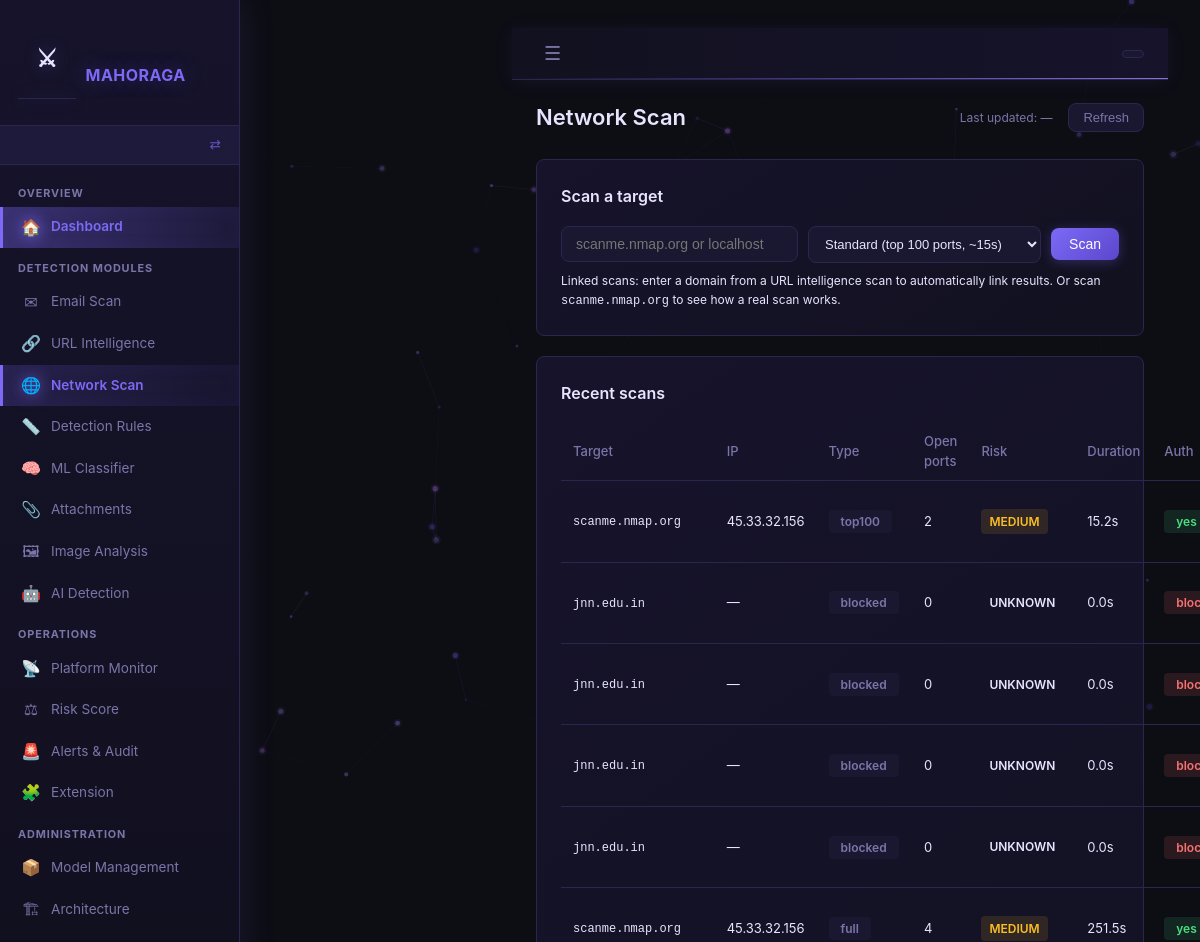
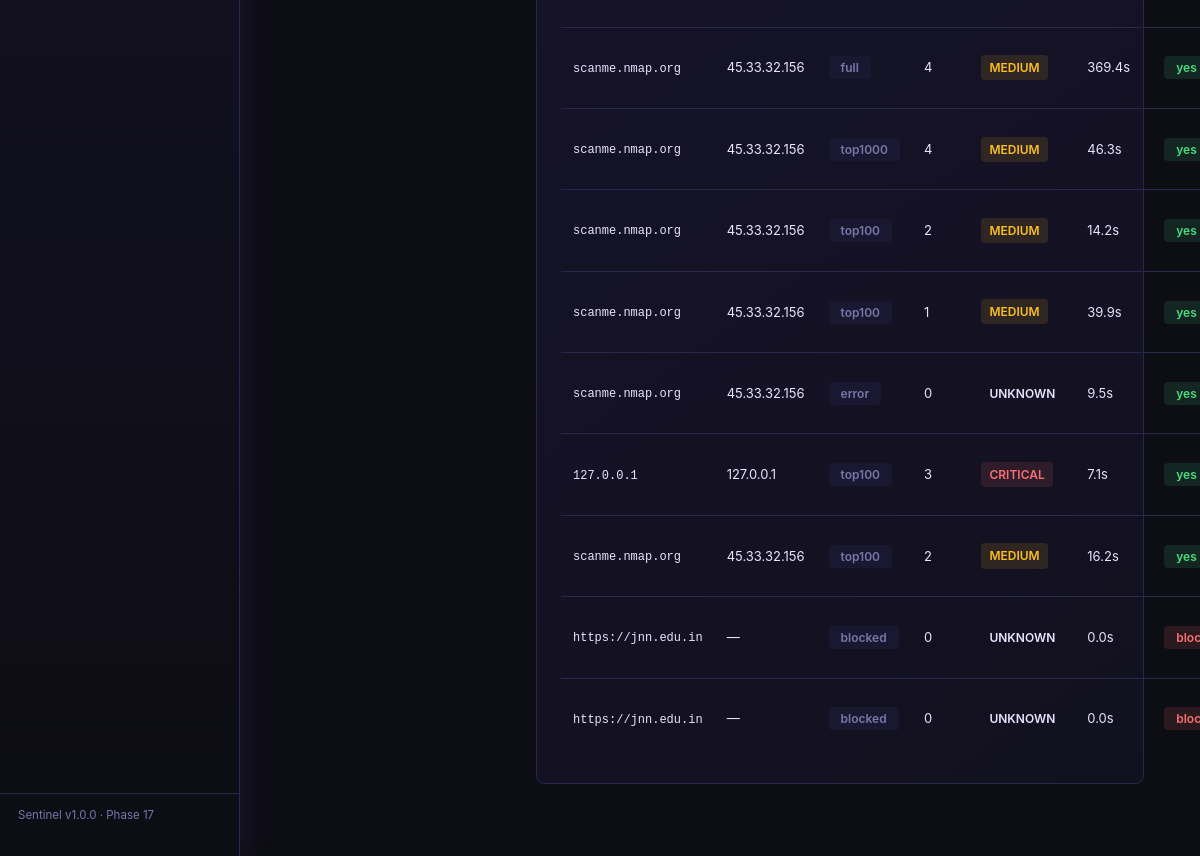
Screenshot of /network/scan with the database file from the repository (2 pictures, top to bottom).
### backend/app/models.py (models this page shows)
class NetworkScan(db.Model):
    __tablename__ = "network_scans"
    id               = db.Column(db.Integer, primary_key=True)
    url_scan_id      = db.Column(db.Integer, db.ForeignKey("url_scans.id"),   nullable=True)
    email_scan_id    = db.Column(db.Integer, db.ForeignKey("email_scans.id"), nullable=True)
    target           = db.Column(db.String(255))   # domain or IP that was scanned
    ip_resolved      = db.Column(db.String(60))    # IP the domain resolved to
    scan_type        = db.Column(db.String(50))    # quick / top100 / top1000 / full
    nmap_version     = db.Column(db.String(50))
    os_guess         = db.Column(db.String(255))   # OS fingerprint if available
    total_open_ports = db.Column(db.Integer, default=0)
    risk_level       = db.Column(db.String(20))    # LOW / MEDIUM / HIGH / CRITICAL
    risk_flags       = db.Column(db.Text)          # JSON list of flag strings
    raw_nmap_output  = db.Column(db.Text)          # truncated nmap result dict
    scan_duration_s  = db.Column(db.Float)
    authorized       = db.Column(db.Boolean, default=False)
    scanned_at       = db.Column(db.DateTime, default=datetime.utcnow)
    ports = db.relationship(
        "PortResult",
        backref="scan",
        lazy=True,
        cascade="all, delete-orphan"
    )

### backend/app/routes/network_scan.py (the view)
@network_scan_bp.route("/network/scan", methods=["GET"])
def network_scan_page():
    recent = (
        NetworkScan.query
        .order_by(NetworkScan.scanned_at.desc())
        .limit(15)
        .all()
    )
    return render_template("network_scan.html", recent_scans=recent)

### backend/app/routes/dashboard.py (called while the page is built, shortened)
def get_current_role() -> str:
    return session.get("role", "")

def get_sidebar_config():
    role = get_current_role()
    cfg  = ROLES.get(role, {})
    all_items = _all_sidebar_items()
    if cfg.get("allowed_prefixes") is None:
        return all_items   # admin sees everything

### frontend/templates/network_scan.html (shortened to what this page needs)
{% extends "base.html" %}
{% block content %}
<div class="page-header">
  <h1>Network Scan</h1>
  <span class="last-updated">Last updated: <span id="update-time">—</span></span>
  <button class="btn-refresh" onclick="refreshHistory()">Refresh</button>
</div>
<div class="card">
  <h2>Scan a target</h2>
  <div class="scan-form-row">
    <input type="text" id="target-input"
           placeholder="scanme.nmap.org or localhost"
           onkeydown="if(event.key==='Enter') initiateScan()">
    <select id="scan-type-select">
      <option value="top100" selected>Standard (top 100 ports, ~15s)</option>
    </select>
    <button class="btn-primary" onclick="initiateScan()">Scan</button>
  </div>
  <p class="hint">
    Linked scans: enter a domain from a URL intelligence scan to
    automatically link results. Or scan <code>scanme.nmap.org</code>
    to see how a real scan works.
  </p>
</div>
<div class="card">
  <h2>Recent scans</h2>
  <table class="data-table">
    <thead>
      <tr>
        <th>Target</th><th>IP</th><th>Type</th>
        <th>Open ports</th><th>Risk</th><th>Duration</th>
        <th>Auth</th><th>Scanned at</th>
      </tr>
    </thead>
    <tbody id="history-table-body">
      {% for s in recent_scans %}
      <tr>
        <td><code>{{ s.target }}</code></td>
        <td>{{ s.ip_resolved or '—' }}</td>
        <td><span class="auth-pill auth-none">{{ s.scan_type }}</span></td>
        <td>{{ s.total_open_ports }}</td>
        <td>
          <span class="label-badge label-{{
            'safe' if s.risk_level == 'LOW' else
            'suspicious' if s.risk_level in ('MEDIUM','HIGH') else
            'malicious' if s.risk_level == 'CRITICAL' else 'unknown'
          }}">{{ s.risk_level }}</span>
        </td>
        <td>{{ '%.1f'|format(s.scan_duration_s or 0) }}s</td>
        <td>
          {% if s.authorized %}
            <span class="auth-pill auth-pass">yes</span>
          {% else %}
            <span class="auth-pill auth-fail">blocked</span>
          {% endif %}
        </td>
      </tr>
      {% else %}
      <tr><td colspan="8" class="empty-state">No network scans yet</td></tr>
      {% endfor %}
    </tbody>
  </table>
</div>
{% endblock %}

### frontend/templates/base.html (shortened to what this page needs)
<!DOCTYPE html>
<html lang="en">
<head>
  <link rel="stylesheet" href="/static/css/main.css">
</head>
<body>
<canvas id="bgCanvas"></canvas>
<aside class="sidebar" id="sidebar">
  <div class="sidebar-brand">
    <span class="sidebar-logo">⚔</span>
    <span class="sidebar-title">MAHORAGA</span>
  </div>
  <div class="sidebar-role-badge">
    <a href="/role/clear" class="sidebar-role-switch" title="Switch role">⇄</a>
  </div>
  <nav class="sidebar-nav" id="sidebarNav">
    {% for section in sidebar %}
    <div class="sidebar-section-label">{{ section.section }}</div>
    {% for item in section['items'] %}
    <a href="{{ item.url }}"
       class="sidebar-link {% if request.path == item.url or request.path.startswith(item.url.rstrip('/') + '/') %}active{% endif %}">
      <span class="sidebar-link-icon">{{ item.icon }}</span>
      <span class="sidebar-link-label">{{ item.label }}</span>
    </a>
    {% endfor %}
    {% endfor %}
  </nav>
  <div class="sidebar-footer">
    <span class="sidebar-version">Sentinel v1.0.0 · Phase 17</span>
  </div>
</aside>
<main class="main-content" id="mainContent">
  <header class="topbar">
    <button class="topbar-toggle" id="sidebarToggle">☰</button>
    <div class="topbar-right">
      <span class="topbar-role">
      </span>
    </div>
  </header>
  <div class="content-area">
    {% block content %}{% endblock %}
  </div>
</main>
</body>
</html>

### rows the page displays
NetworkScan: target "scanme.nmap.org", ip_resolved "45.33.32.156", scan_type "top100", total_open_ports "2", risk_level "MEDIUM", scan_duration_s "15.2", authorized "yes"
NetworkScan: target "jnn.edu.in", ip_resolved "—", scan_type "blocked", total_open_ports "0", risk_level "UNKNOWN", scan_duration_s "0.0", authorized "blocked"
NetworkScan: target "jnn.edu.in", ip_resolved "—", scan_type "blocked", total_open_ports "0", risk_level "UNKNOWN", scan_duration_s "0.0", authorized "blocked"
NetworkScan: target "jnn.edu.in", ip_resolved "—", scan_type "blocked", total_open_ports "0", risk_level "UNKNOWN", scan_duration_s "0.0", authorized "blocked"
NetworkScan: target "jnn.edu.in", ip_resolved "—", scan_type "blocked", total_open_ports "0", risk_level "UNKNOWN", scan_duration_s "0.0", authorized "blocked"
NetworkScan: target "scanme.nmap.org", ip_resolved "45.33.32.156", scan_type "full", total_open_ports "4", risk_level "MEDIUM", scan_duration_s "251.5", authorized "yes"
NetworkScan: target "scanme.nmap.org", ip_resolved "45.33.32.156", scan_type "full", total_open_ports "4", risk_level "MEDIUM", scan_duration_s "369.4", authorized "yes"
NetworkScan: target "scanme.nmap.org", ip_resolved "45.33.32.156", scan_type "top1000", total_open_ports "4", risk_level "MEDIUM", scan_duration_s "46.3", authorized "yes"
NetworkScan: target "scanme.nmap.org", ip_resolved "45.33.32.156", scan_type "top100", total_open_ports "2", risk_level "MEDIUM", scan_duration_s "14.2", authorized "yes"
NetworkScan: target "scanme.nmap.org", ip_resolved "45.33.32.156", scan_type "top100", total_open_ports "1", risk_level "MEDIUM", scan_duration_s "39.9", authorized "yes"
NetworkScan: target "scanme.nmap.org", ip_resolved "45.33.32.156", scan_type "error", total_open_ports "0", risk_level "UNKNOWN", scan_duration_s "9.5", authorized "yes"
NetworkScan: target "127.0.0.1", ip_resolved "127.0.0.1", scan_type "top100", total_open_ports "3", risk_level "CRITICAL", scan_duration_s "7.1", authorized "yes"
NetworkScan: target "scanme.nmap.org", ip_resolved "45.33.32.156", scan_type "top100", total_open_ports "2", risk_level "MEDIUM", scan_duration_s "16.2", authorized "yes"
NetworkScan: target "https://jnn.edu.in", ip_resolved "—", scan_type "blocked", total_open_ports "0", risk_level "UNKNOWN", scan_duration_s "0.0", authorized "blocked"
NetworkScan: target "https://jnn.edu.in", ip_resolved "—", scan_type "blocked", total_open_ports "0", risk_level "UNKNOWN", scan_duration_s "0.0", authorized "blocked"

### other values shown
{{ section.section }} "OVERVIEW" "DETECTION MODULES" "OPERATIONS" "ADMINISTRATION"
{{ item.icon }} "🏠" "✉" "🔗" "🌐" "📏" "🧠" "📎" "🖼" "🤖" "📡" "⚖" "🚨" "🧩" "📦" "🏗"
{{ item.label }} "Dashboard" "Email Scan" "URL Intelligence" "Network Scan" "Detection Rules" "ML Classifier" "Attachments" "Image Analysis" "AI Detection" "Platform Monitor" "Risk Score" "Alerts & Audit" "Extension" "Model Management" "Architecture"
